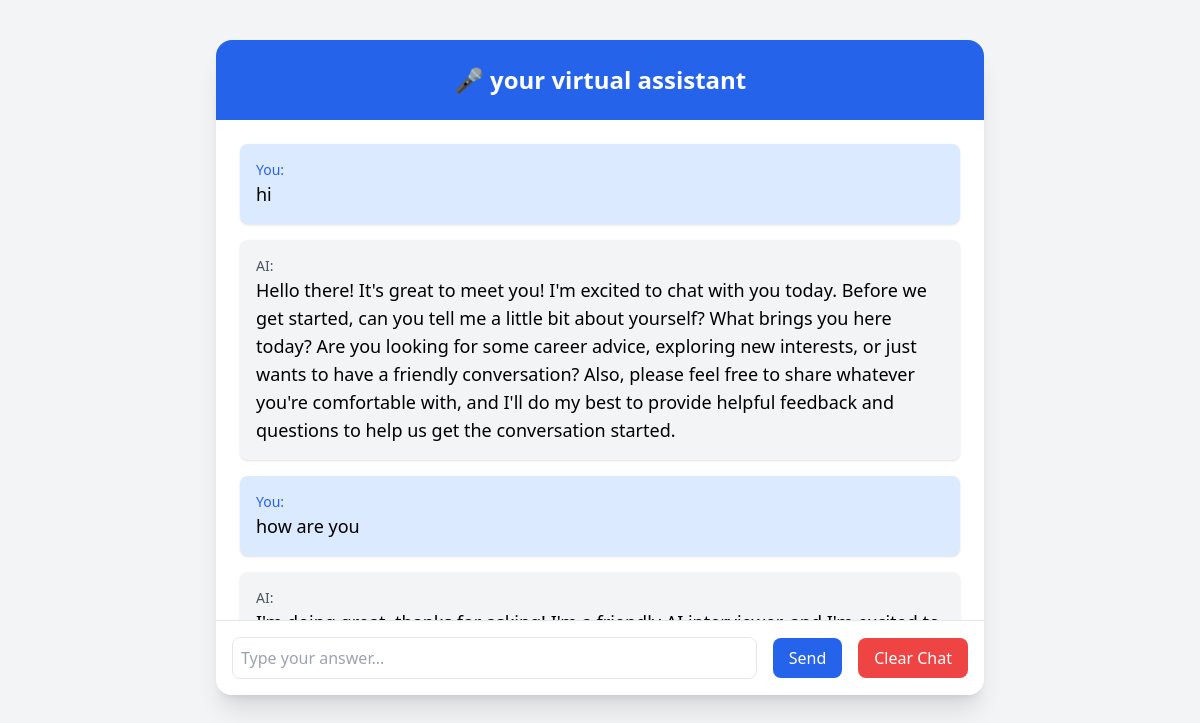
The page / on the database its author committed.
### interviewbot/models.py (models this page shows, shortened)
class Chat(models.Model):
    question = models.TextField()
    answer = models.TextField()
    created_at = models.DateTimeField(auto_now_add=True)

### interviewbot/views.py (the view)
# urls.py: path('', chat_view, name='chat'),
def chat_view(request):
    chats = Chat.objects.order_by('created_at')  # oldest to newest
    return render(request, 'interviewbot/chat.html', {'chats': chats})

### interviewbot/templates/interviewbot/chat.html (shortened to what this page needs)
<!DOCTYPE html>
<html lang="en">
<head>
  <script src="https://cdn.tailwindcss.com"></script>
</head>
<body class="bg-gray-100 font-sans">
  <div class="max-w-3xl mx-auto mt-10 bg-white rounded-2xl shadow-xl overflow-hidden">
    <div class="bg-blue-600 p-6 text-white text-center text-2xl font-bold">
      🎤 your virtual assistant
    </div>
    <div id="chat-box" class="p-6 h-[500px] overflow-y-auto space-y-4">
      {% for chat in chats %}
        <div class="bg-blue-100 p-4 rounded-lg shadow self-end">
          <p class="text-sm text-blue-600">You:</p>
          <p class="text-lg">{{ chat.question }}</p>
        </div>
        <div class="bg-gray-100 p-4 rounded-lg shadow">
          <p class="text-sm text-gray-600">AI:</p>
          <p class="text-lg">{{ chat.answer }}</p>
        </div>
      {% endfor %}
    </div>
    <div class="p-4 border-t bg-white flex items-center gap-4">
      <input id="user-input" type="text" placeholder="Type your answer..." class="flex-1 p-2 border rounded-lg focus:outline-none focus:ring-2 focus:ring-blue-500" />
      <button onclick="sendMessage()" class="bg-blue-600 text-white px-4 py-2 rounded-lg hover:bg-blue-700">Send</button>
      <button onclick="clearChat()" class="bg-red-500 text-white px-4 py-2 rounded-lg hover:bg-red-600">Clear Chat</button>
    </div>
  </div>
</body>
</html>

### rows shown on the page
Chat: question "hi", answer "Hello there! It's great to meet you! I'm excited to chat with you today. Before we get started, can you tell me a little bit about yourself? What brings you here today? Are you looking for some career advice, exploring new interests, or just wants to have a friendly conversation? Also, please feel free to share whatever you're comfortable with, and I'll do my best to provide helpful feedback and questions to help us get the conversation started."
Chat: question "how are you"
